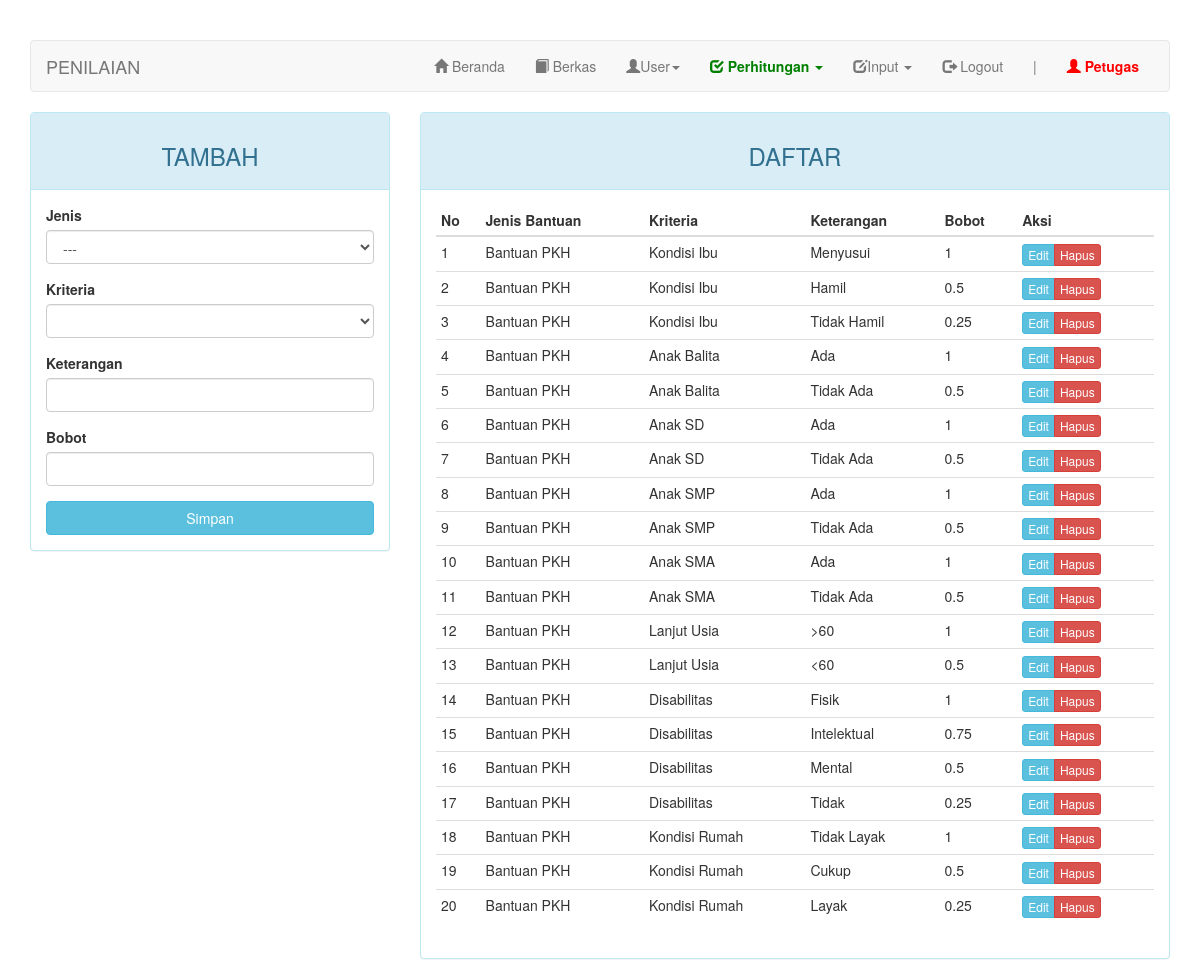
/index.php?page=penilaian (signed in), run on an earlier commit of the app's database.
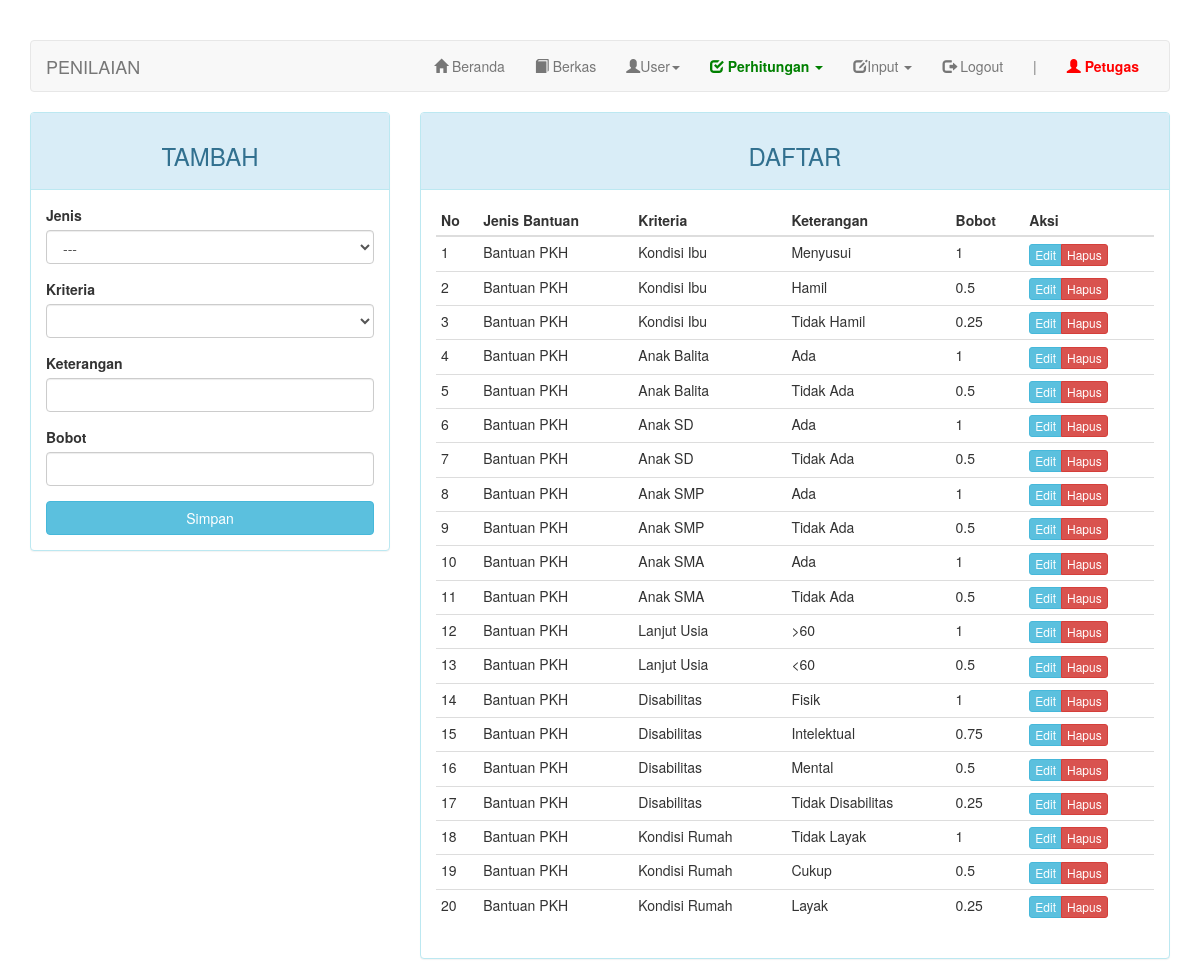
And on a later commit of the database.
### tables this page shows
CREATE TABLE `penilaian` (
  `kd_penilaian` int(11) NOT NULL,
  `kd_jenis_bantuan` int(11) DEFAULT NULL,
  `kd_kriteria` int(11) NOT NULL,
  `keterangan` varchar(20) NOT NULL,
  `bobot` float DEFAULT NULL
);

CREATE TABLE `jenis_bantuan` (
  `kd_jenis_bantuan` int(11) NOT NULL,
  `nama` varchar(50) DEFAULT NULL
);

CREATE TABLE `kriteria` (
  `kd_kriteria` int(11) NOT NULL,
  `kd_jenis_bantuan` int(11) NOT NULL,
  `nama` varchar(50) DEFAULT NULL,
  `sifat` enum('min','max') DEFAULT NULL
);

### page/penilaian.php (the view, shortened to what this page needs)
<?php
$update = (isset($_GET['action']) AND $_GET['action'] == 'update') ? true : false;
?>
<div class="row">
	<div class="col-md-4">
	    <div class="panel panel-<?= ($update) ? "warning" : "info" ?>">
	        <div class="panel-heading"><h3 class="text-center"><?= ($update) ? "EDIT" : "TAMBAH" ?></h3></div>
	        <div class="panel-body">
	            <form action="<?=$_SERVER['REQUEST_URI']?>" method="POST">
									<div class="form-group">
	                  <label for="kd_jenis_bantuan">Jenis</label>
										<select class="form-control" name="kd_jenis_bantuan" id="jenis_bantuan">
											<option>---</option>
										</select>
									</div>
									<div class="form-group">
	                  <label for="kd_kriteria">Kriteria</label>
										<select class="form-control" name="kd_kriteria" id="kriteria">
										</select>
									</div>
	                <div class="form-group">
	                    <label for="keterangan">Keterangan</label>
	                    <input type="text" name="keterangan" class="form-control" <?= (!$update) ?: 'value="'.$row["keterangan"].'"' ?>>
	                </div>
	                <div class="form-group">
	                    <label for="bobot">Bobot</label>
	                    <input type="text" name="bobot" class="form-control" <?= (!$update) ?: 'value="'.$row["bobot"].'"' ?>>
	                </div>
	                <button type="submit" class="btn btn-<?= ($update) ? "warning" : "info" ?> btn-block">Simpan</button>
	            </form>
	        </div>
	    </div>
	</div>
	<div class="col-md-8">
	    <div class="panel panel-info">
	        <div class="panel-heading"><h3 class="text-center">DAFTAR</h3></div>
	        <div class="panel-body">
	            <table class="table table-condensed">
	                <thead>
	                    <tr>
	                        <th>No</th>
	                        <th>Jenis Bantuan</th>
	                        <th>Kriteria</th>
	                        <th>Keterangan</th>
	                        <th>Bobot</th>
	                        <th>Aksi</th>
	                    </tr>
	                </thead>
	                <tbody>
	                    <?php $no = 1; ?>
	                    <?php if ($query = $connection->query("SELECT a.kd_penilaian, c.nama AS nama_jenis_bantuan, b.nama AS nama_kriteria, a.keterangan, a.bobot FROM penilaian a JOIN kriteria b ON a.kd_kriteria=b.kd_kriteria JOIN jenis_bantuan c ON a.kd_jenis_bantuan=c.kd_jenis_bantuan")): ?>
	                        <?php while($row = $query->fetch_assoc()): ?>
	                        <tr>
	                            <td><?=$no++?></td>
	                            <td><?=$row['nama_jenis_bantuan']?></td>
	                            <td><?=$row['nama_kriteria']?></td>
	                            <td><?=$row['keterangan']?></td>
	                            <td><?=$row['bobot']?></td>
	                            <td>
	                                <div class="btn-group">
	                                    <a href="?page=penilaian&action=update&key=<?=$row['kd_penilaian']?>" class="btn btn-info btn-xs">Edit</a>
	                                    <a href="?page=penilaian&action=delete&key=<?=$row['kd_penilaian']?>" class="btn btn-danger btn-xs">Hapus</a>
	                                </div>
	                            </td>
	                        </tr>
	                        <?php endwhile ?>
	                    <?php endif ?>
	                </tbody>
	            </table>
	        </div>
	    </div>
	</div>
</div>

What changed in the data, as far as the page shows it:
changed penilaian: keterangan "Tidak" → "Tidak Disabilitas"
